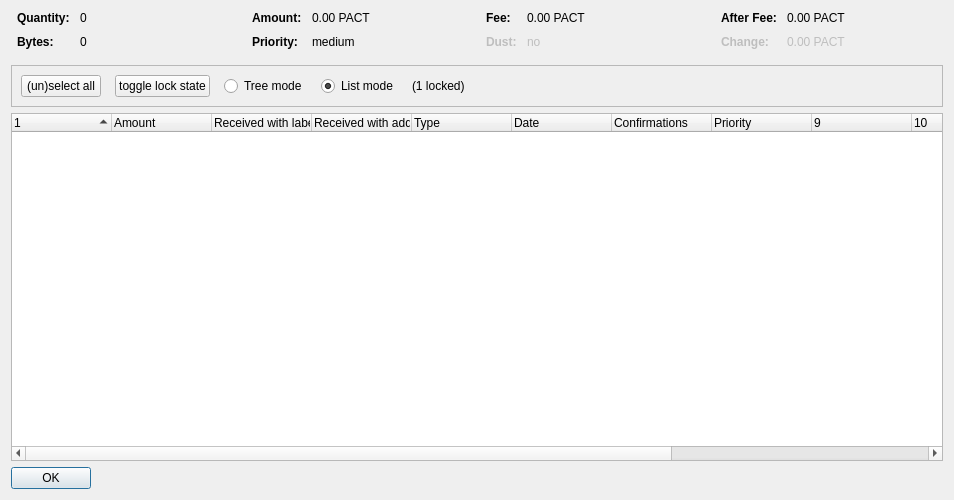
<?xml version="1.0" encoding="UTF-8"?>
<ui version="4.0">
 <class>CoinControlDialog</class>
 <widget class="QDialog" name="CoinControlDialog">
  <property name="geometry">
   <rect>
    <x>0</x>
    <y>0</y>
    <width>954</width>
    <height>500</height>
   </rect>
  </property>
  <property name="windowTitle">
   <string>Coin Selection</string>
  </property>
  <layout class="QVBoxLayout" name="verticalLayout">
   <item>
    <layout class="QHBoxLayout" name="horizontalLayoutTop" stretch="0,0,0,0">
     <property name="topMargin">
      <number>0</number>
     </property>
     <property name="bottomMargin">
      <number>10</number>
     </property>
     <item>
      <layout class="QFormLayout" name="formLayoutCoinControl1">
       <property name="horizontalSpacing">
        <number>10</number>
       </property>
       <property name="verticalSpacing">
        <number>10</number>
       </property>
       <property name="leftMargin">
        <number>6</number>
       </property>
       <property name="rightMargin">
        <number>6</number>
       </property>
       <item row="0" column="0">
        <widget class="QLabel" name="labelCoinControlQuantityText">
         <property name="font">
          <font>
           <weight>75</weight>
           <bold>true</bold>
          </font>
         </property>
         <property name="text">
          <string>Quantity:</string>
         </property>
        </widget>
       </item>
       <item row="0" column="1">
        <widget class="QLabel" name="labelCoinControlQuantity">
         <property name="cursor">
          <cursorShape>IBeamCursor</cursorShape>
         </property>
         <property name="contextMenuPolicy">
          <enum>Qt::ActionsContextMenu</enum>
         </property>
         <property name="text">
          <string notr="true">0</string>
         </property>
         <property name="textInteractionFlags">
          <set>Qt::LinksAccessibleByMouse|Qt::TextSelectableByKeyboard|Qt::TextSelectableByMouse</set>
         </property>
        </widget>
       </item>
       <item row="1" column="0">
        <widget class="QLabel" name="labelCoinControlBytesText">
         <property name="font">
          <font>
           <weight>75</weight>
           <bold>true</bold>
          </font>
         </property>
         <property name="text">
          <string>Bytes:</string>
         </property>
        </widget>
       </item>
       <item row="1" column="1">
        <widget class="QLabel" name="labelCoinControlBytes">
         <property name="cursor">
          <cursorShape>IBeamCursor</cursorShape>
         </property>
         <property name="contextMenuPolicy">
          <enum>Qt::ActionsContextMenu</enum>
         </property>
         <property name="text">
          <string notr="true">0</string>
         </property>
         <property name="textInteractionFlags">
          <set>Qt::LinksAccessibleByMouse|Qt::TextSelectableByKeyboard|Qt::TextSelectableByMouse</set>
         </property>
        </widget>
       </item>
      </layout>
     </item>
     <item>
      <layout class="QFormLayout" name="formLayoutCoinControl2">
       <property name="horizontalSpacing">
        <number>10</number>
       </property>
       <property name="verticalSpacing">
        <number>10</number>
       </property>
       <property name="leftMargin">
        <number>6</number>
       </property>
       <property name="rightMargin">
        <number>6</number>
       </property>
       <item row="0" column="0">
        <widget class="QLabel" name="labelCoinControlAmountText">
         <property name="font">
          <font>
           <weight>75</weight>
           <bold>true</bold>
          </font>
         </property>
         <property name="text">
          <string>Amount:</string>
         </property>
        </widget>
       </item>
       <item row="0" column="1">
        <widget class="QLabel" name="labelCoinControlAmount">
         <property name="cursor">
          <cursorShape>IBeamCursor</cursorShape>
         </property>
         <property name="contextMenuPolicy">
          <enum>Qt::ActionsContextMenu</enum>
         </property>
         <property name="text">
          <string notr="true">0.00 PACT</string>
         </property>
         <property name="textInteractionFlags">
          <set>Qt::LinksAccessibleByMouse|Qt::TextSelectableByKeyboard|Qt::TextSelectableByMouse</set>
         </property>
        </widget>
       </item>
       <item row="1" column="0">
        <widget class="QLabel" name="labelCoinControlPriorityText">
         <property name="font">
          <font>
           <weight>75</weight>
           <bold>true</bold>
          </font>
         </property>
         <property name="text">
          <string>Priority:</string>
         </property>
        </widget>
       </item>
       <item row="1" column="1">
        <widget class="QLabel" name="labelCoinControlPriority">
         <property name="cursor">
          <cursorShape>IBeamCursor</cursorShape>
         </property>
         <property name="contextMenuPolicy">
          <enum>Qt::ActionsContextMenu</enum>
         </property>
         <property name="text">
          <string>medium</string>
         </property>
         <property name="textInteractionFlags">
          <set>Qt::LinksAccessibleByMouse|Qt::TextSelectableByKeyboard|Qt::TextSelectableByMouse</set>
         </property>
        </widget>
       </item>
      </layout>
     </item>
     <item>
      <layout class="QFormLayout" name="formLayoutCoinControl3">
       <property name="horizontalSpacing">
        <number>10</number>
       </property>
       <property name="verticalSpacing">
        <number>10</number>
       </property>
       <property name="leftMargin">
        <number>6</number>
       </property>
       <property name="rightMargin">
        <number>6</number>
       </property>
       <item row="0" column="0">
        <widget class="QLabel" name="labelCoinControlFeeText">
         <property name="font">
          <font>
           <weight>75</weight>
           <bold>true</bold>
          </font>
         </property>
         <property name="text">
          <string>Fee:</string>
         </property>
        </widget>
       </item>
       <item row="0" column="1">
        <widget class="QLabel" name="labelCoinControlFee">
         <property name="cursor">
          <cursorShape>IBeamCursor</cursorShape>
         </property>
         <property name="contextMenuPolicy">
          <enum>Qt::ActionsContextMenu</enum>
         </property>
         <property name="text">
          <string notr="true">0.00 PACT</string>
         </property>
         <property name="textInteractionFlags">
          <set>Qt::LinksAccessibleByMouse|Qt::TextSelectableByKeyboard|Qt::TextSelectableByMouse</set>
         </property>
        </widget>
       </item>
       <item row="1" column="0">
        <widget class="QLabel" name="labelCoinControlLowOutputText">
         <property name="enabled">
          <bool>false</bool>
         </property>
         <property name="font">
          <font>
           <weight>75</weight>
           <bold>true</bold>
          </font>
         </property>
         <property name="text">
          <string>Dust:</string>
         </property>
        </widget>
       </item>
       <item row="1" column="1">
        <widget class="QLabel" name="labelCoinControlLowOutput">
         <property name="enabled">
          <bool>false</bool>
         </property>
         <property name="cursor">
          <cursorShape>IBeamCursor</cursorShape>
         </property>
         <property name="contextMenuPolicy">
          <enum>Qt::ActionsContextMenu</enum>
         </property>
         <property name="text">
          <string>no</string>
         </property>
         <property name="textInteractionFlags">
          <set>Qt::LinksAccessibleByMouse|Qt::TextSelectableByKeyboard|Qt::TextSelectableByMouse</set>
         </property>
        </widget>
       </item>
      </layout>
     </item>
     <item>
      <layout class="QFormLayout" name="formLayoutCoinControl4">
       <property name="horizontalSpacing">
        <number>10</number>
       </property>
       <property name="verticalSpacing">
        <number>10</number>
       </property>
       <property name="leftMargin">
        <number>6</number>
       </property>
       <property name="rightMargin">
        <number>6</number>
       </property>
       <item row="0" column="0">
        <widget class="QLabel" name="labelCoinControlAfterFeeText">
         <property name="font">
          <font>
           <weight>75</weight>
           <bold>true</bold>
          </font>
         </property>
         <property name="text">
          <string>After Fee:</string>
         </property>
        </widget>
       </item>
       <item row="0" column="1">
        <widget class="QLabel" name="labelCoinControlAfterFee">
         <property name="cursor">
          <cursorShape>IBeamCursor</cursorShape>
         </property>
         <property name="contextMenuPolicy">
          <enum>Qt::ActionsContextMenu</enum>
         </property>
         <property name="text">
          <string notr="true">0.00 PACT</string>
         </property>
         <property name="textInteractionFlags">
          <set>Qt::LinksAccessibleByMouse|Qt::TextSelectableByKeyboard|Qt::TextSelectableByMouse</set>
         </property>
        </widget>
       </item>
       <item row="1" column="0">
        <widget class="QLabel" name="labelCoinControlChangeText">
         <property name="enabled">
          <bool>false</bool>
         </property>
         <property name="font">
          <font>
           <weight>75</weight>
           <bold>true</bold>
          </font>
         </property>
         <property name="text">
          <string>Change:</string>
         </property>
        </widget>
       </item>
       <item row="1" column="1">
        <widget class="QLabel" name="labelCoinControlChange">
         <property name="enabled">
          <bool>false</bool>
         </property>
         <property name="cursor">
          <cursorShape>IBeamCursor</cursorShape>
         </property>
         <property name="contextMenuPolicy">
          <enum>Qt::ActionsContextMenu</enum>
         </property>
         <property name="text">
          <string notr="true">0.00 PACT</string>
         </property>
         <property name="textInteractionFlags">
          <set>Qt::LinksAccessibleByMouse|Qt::TextSelectableByKeyboard|Qt::TextSelectableByMouse</set>
         </property>
        </widget>
       </item>
      </layout>
     </item>
    </layout>
   </item>
   <item>
    <widget class="QFrame" name="frame">
     <property name="minimumSize">
      <size>
       <width>0</width>
       <height>40</height>
      </size>
     </property>
     <property name="frameShape">
      <enum>QFrame::StyledPanel</enum>
     </property>
     <property name="frameShadow">
      <enum>QFrame::Sunken</enum>
     </property>
     <layout class="QHBoxLayout" name="horizontalLayout">
      <item>
       <layout class="QHBoxLayout" name="horizontalLayoutPanel" stretch="0,0,0,0,0,0">
        <property name="spacing">
         <number>14</number>
        </property>
        <item>
         <widget class="QPushButton" name="pushButtonSelectAll">
          <property name="sizePolicy">
           <sizepolicy hsizetype="Maximum" vsizetype="Fixed">
            <horstretch>0</horstretch>
            <verstretch>0</verstretch>
           </sizepolicy>
          </property>
          <property name="text">
           <string>(un)select all</string>
          </property>
          <property name="autoDefault">
           <bool>false</bool>
          </property>
         </widget>
        </item>
        <item>
         <widget class="QPushButton" name="pushButtonToggleLock">
          <property name="sizePolicy">
           <sizepolicy hsizetype="Maximum" vsizetype="Fixed">
            <horstretch>0</horstretch>
            <verstretch>0</verstretch>
           </sizepolicy>
          </property>
          <property name="text">
           <string>toggle lock state</string>
          </property>
          <property name="autoDefault">
           <bool>false</bool>
          </property>
         </widget>
        </item>
        <item>
         <widget class="QRadioButton" name="radioTreeMode">
          <property name="sizePolicy">
           <sizepolicy hsizetype="Maximum" vsizetype="Fixed">
            <horstretch>0</horstretch>
            <verstretch>0</verstretch>
           </sizepolicy>
          </property>
          <property name="text">
           <string>Tree mode</string>
          </property>
         </widget>
        </item>
        <item>
         <widget class="QRadioButton" name="radioListMode">
          <property name="sizePolicy">
           <sizepolicy hsizetype="Maximum" vsizetype="Fixed">
            <horstretch>0</horstretch>
            <verstretch>0</verstretch>
           </sizepolicy>
          </property>
          <property name="text">
           <string>List mode</string>
          </property>
          <property name="checked">
           <bool>true</bool>
          </property>
         </widget>
        </item>
        <item>
         <widget class="QLabel" name="labelLocked">
          <property name="text">
           <string>(1 locked)</string>
          </property>
         </widget>
        </item>
        <item>
         <spacer name="horizontalSpacer">
          <property name="orientation">
           <enum>Qt::Horizontal</enum>
          </property>
          <property name="sizeHint" stdset="0">
           <size>
            <width>40</width>
            <height>20</height>
           </size>
          </property>
         </spacer>
        </item>
       </layout>
      </item>
     </layout>
    </widget>
   </item>
   <item>
    <widget class="CoinControlTreeWidget" name="treeWidget">
     <property name="contextMenuPolicy">
      <enum>Qt::CustomContextMenu</enum>
     </property>
     <property name="sortingEnabled">
      <bool>false</bool>
     </property>
     <property name="columnCount">
      <number>13</number>
     </property>
     <attribute name="headerShowSortIndicator" stdset="0">
      <bool>true</bool>
     </attribute>
     <attribute name="headerStretchLastSection">
      <bool>false</bool>
     </attribute>
     <column>
      <property name="text">
       <string/>
      </property>
     </column>
     <column>
      <property name="text">
       <string>Amount</string>
      </property>
     </column>
     <column>
      <property name="text">
       <string>Received with label</string>
      </property>
     </column>
     <column>
      <property name="text">
       <string>Received with address</string>
      </property>
     </column>
     <column>
      <property name="text">
       <string>Type</string>
      </property>
     </column>
     <column>
      <property name="text">
       <string>Date</string>
      </property>
     </column>
     <column>
      <property name="text">
       <string>Confirmations</string>
      </property>
      <property name="toolTip">
       <string>Confirmed</string>
      </property>
     </column>
     <column>
      <property name="text">
       <string>Priority</string>
      </property>
     </column>
     <column>
      <property name="text">
       <string/>
      </property>
     </column>
     <column>
      <property name="text">
       <string/>
      </property>
     </column>
     <column>
      <property name="text">
       <string/>
      </property>
     </column>
     <column>
      <property name="text">
       <string/>
      </property>
     </column>
     <column>
      <property name="text">
       <string/>
      </property>
     </column>
    </widget>
   </item>
   <item>
    <widget class="QDialogButtonBox" name="buttonBox">
     <property name="sizePolicy">
      <sizepolicy hsizetype="Maximum" vsizetype="Fixed">
       <horstretch>0</horstretch>
       <verstretch>0</verstretch>
      </sizepolicy>
     </property>
     <property name="orientation">
      <enum>Qt::Horizontal</enum>
     </property>
     <property name="standardButtons">
      <set>QDialogButtonBox::Ok</set>
     </property>
    </widget>
   </item>
  </layout>
 </widget>
 <customwidgets>
  <customwidget>
   <class>CoinControlTreeWidget</class>
   <extends>QTreeWidget</extends>
   <header>coincontroltreewidget.h</header>
  </customwidget>
 </customwidgets>
 <resources/>
 <connections/>
</ui>
